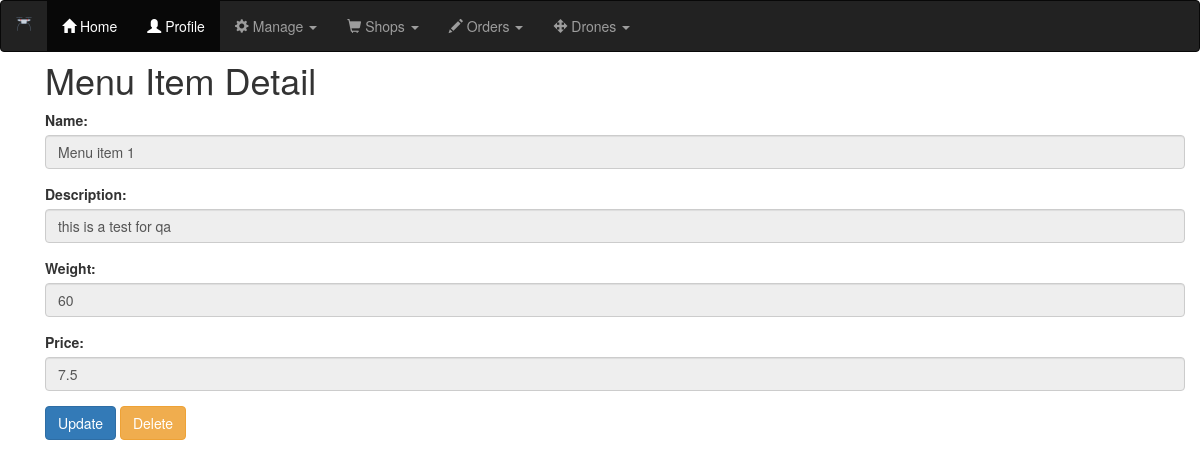
The app's page /shops/menuitem/1 with its own data.
### shops/models.py (models this page shows, shortened)
class MenuItem(models.Model):
    name = models.CharField(max_length=50)
    description = models.CharField(max_length=50)
    weight = models.IntegerField()
    price = models.FloatField(default=0)

### shops/views.py (the view)
# urls.py: path('menuitem/<int:id>',MenuItemDetailView.as_view(),name='menu_item_detail'),
class MenuItemDetailView(DetailView):
    template_name = 'menus/menuitem_detail.html'
    model=Menu
    context_object_name = 'menuitem'
    def get_object(self):
        id_ = self.kwargs.get("id")
        return get_object_or_404(MenuItem,id=id_)

### shops/templates/menus/menuitem_detail.html (shortened to what this page needs)
<!DOCTYPE html>
{% extends "base.html" %}
{% block content %}
<div class="container">
<br><br>
  <h1>Menu Item Detail</h1>
  <form method="POST">
    <div class="form-group">
        <label for="name">Name:</label>
        <input type="text" class="form-control" id="name" value='{{ menuitem.name }}' disabled>
    </div>
    <div class="form-group">
        <label for="description">Description:</label>
        <input type="text" class="form-control" id="description" value="{{ menuitem.description }}" disabled>
    </div>
    <div class="form-group">
        <label for="weight">Weight:</label>
        <input type="text" class="form-control" id="weight" value="{{ menuitem.weight }}" disabled>
    </div>
    <div class="form-group">
        <label for="price">Price:</label>
        <input type="text" class="form-control" id="price" value="{{ menuitem.price }}" disabled>
    </div>
    <a href="{% url 'shops:menu_item_update' menuitem.id %}"><button type="button" class="btn btn-primary">Update</button></a>
    <a href="{% url 'shops:menu_item_delete' menuitem.id %}"><button type="button" class="btn btn-warning">Delete</button></a>
  </form>
</div>
{% endblock %}

### records on screen
MenuItem: name "Menu item 1", description "this is a test for qa", weight "60", price "7.5"
